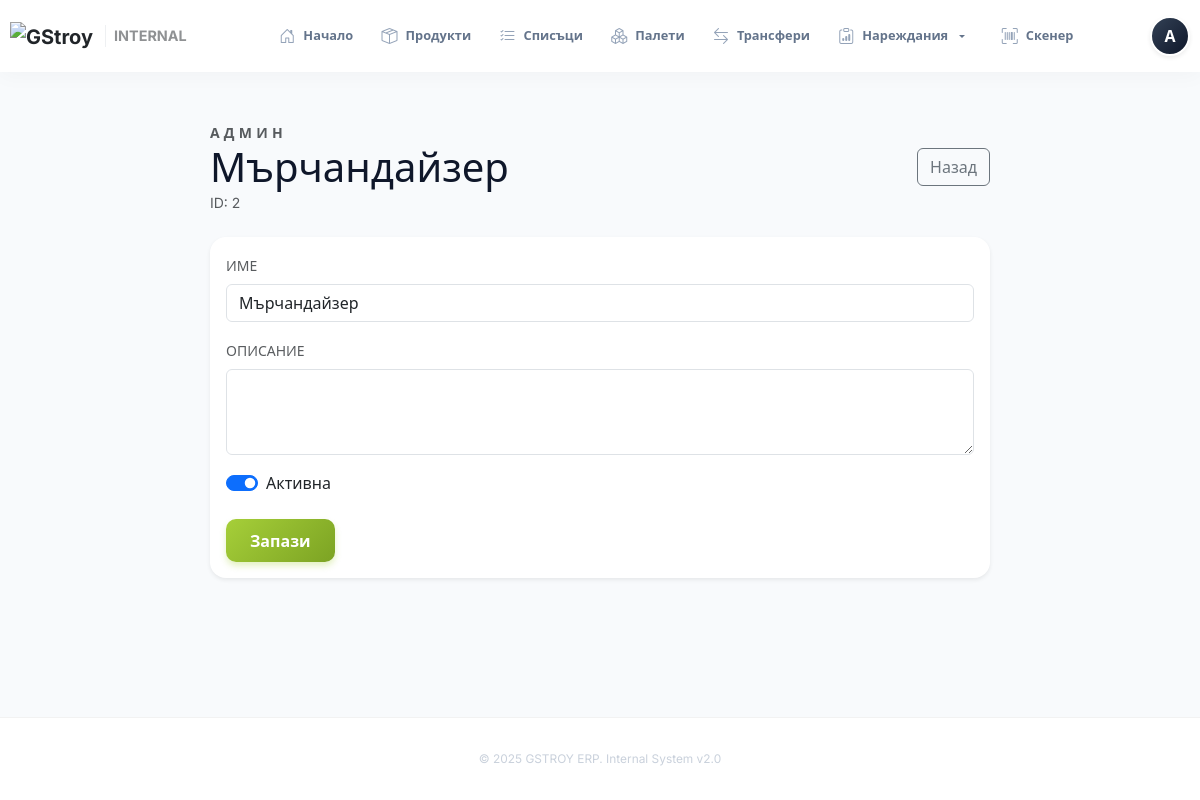
/admin/roles/2 (signed in), run on the app's committed database.
### models.py (models this page shows)
class User(UserMixin, Base):
    __tablename__ = "users"
    id = Column(Integer, primary_key=True)
    username = Column(String(64), unique=True, nullable=False)
    full_name = Column(String(255), nullable=False)
    password_hash = Column(String(255), nullable=False, default="")
    can_assign_orders = Column(Boolean, default=False)
    can_prepare_orders = Column(Boolean, default=True)
    can_view_competitor_prices = Column(Boolean, default=False)
    is_admin = Column(Boolean, default=False)
    is_active = Column(Boolean, default=True)
    default_warehouse_id = Column(Integer, ForeignKey("warehouses.id"))
    email = Column(String(255), unique=True)
    phone = Column(String(32))
    employee_number = Column(String(64), unique=True)
    is_staff = Column(Boolean, default=False)
    manager_id = Column(Integer, ForeignKey("users.id"))
    assigned_warehouse_id = Column(Integer, ForeignKey("warehouses.id"))
    registered_at = Column(DateTime, default=datetime.utcnow, nullable=False)
    last_login_at = Column(DateTime)
    service_points = relationship(
        "ServicePoint",
        secondary=user_service_points,
        back_populates="users",
    )
    assignments = relationship("StockOrderAssignment", back_populates="user")
    scan_tasks = relationship("ScanTask", back_populates="created_by")
    authored_lists = relationship("ProductList", back_populates="created_by")
    default_warehouse = relationship("Warehouse", foreign_keys=[default_warehouse_id])
    assigned_warehouse = relationship("Warehouse", foreign_keys=[assigned_warehouse_id], back_populates="assigned_staff")
    manager = relationship("User", remote_side=[id], back_populates="subordinates")
    subordinates = relationship("User", back_populates="manager")
    roles = relationship("Role", secondary=user_roles, back_populates="users")
    access_windows = relationship("AccessWindow", secondary=access_window_users, back_populates="users")

class Role(Base):
    __tablename__ = "roles"
    id = Column(Integer, primary_key=True)
    name = Column(String(128), unique=True, nullable=False)
    slug = Column(String(128), unique=True)
    description = Column(Text)
    is_active = Column(Boolean, default=True)
    users = relationship("User", secondary=user_roles, back_populates="roles")
    access_windows = relationship("AccessWindow", secondary=access_window_roles, back_populates="roles")

### app/blueprints/admin.py (the view, shortened to what this page needs)
@admin_bp.route("/roles/<int:role_id>", methods=["GET", "POST"])
def role_detail(role_id):
    require_admin()
    session = g.db
    role = session.get(Role, role_id)
    if not role:
        return render_template("404.html"), 404
    return render_template("admin_role_detail.html", role=role)

### app/blueprints/auth.py (called while the page is built)
@login_manager.user_loader
def load_user(user_id: str | int | None):
    if not user_id:
        return None
    session = SessionLocal()
    try:
        return session.get(User, int(user_id))
    finally:
        session.close()

### helpers.py (called while the page is built)
def require_admin():
    user = getattr(g, "current_user", None)
    if not user or not getattr(user, "is_admin", False):
        abort(403)

### templates/admin_role_detail.html (shortened to what this page needs)
{% extends "base.html" %}
{% block content %}
<div class="container-fluid py-4" style="max-width: 800px;">
    <div class="d-flex justify-content-between align-items-center mb-4">
        <div>
            <span class="text-uppercase fw-bold text-muted small" style="letter-spacing: 0.3em;">Админ</span>
            <h1 class="m-0">{{ role.name }}</h1>
            <p class="text-muted small mb-0">ID: {{ role.id }}</p>
        </div>
        <a href="{{ url_for('admin.roles_panel') }}" class="btn btn-outline-secondary">Назад</a>
    </div>
    <div class="card border-0 shadow-sm">
        <div class="card-body">
            <form method="post">
                <div class="mb-3">
                    <label class="form-label small text-uppercase text-muted">Име</label>
                    <input type="text" name="name" value="{{ role.name }}" class="form-control" required>
                </div>
                <div class="mb-3">
                    <label class="form-label small text-uppercase text-muted">Описание</label>
                    <textarea name="description" rows="3" class="form-control">{{ role.description or '' }}</textarea>
                </div>
                <div class="form-check form-switch mb-4">
                    <input type="checkbox" class="form-check-input" id="role-active" name="is_active" value="1" {% if role.is_active %}checked{% endif %}>
                    <label class="form-check-label" for="role-active">Активна</label>
                </div>
                <button class="btn btn-brand-new">Запази</button>
            </form>
        </div>
    </div>
</div>
{% endblock %}

### templates/base.html (shortened to what this page needs)
<!doctype html>
<html lang="bg" class="h-100">
  <head>
    <link href="https://cdn.jsdelivr.net/npm/bootstrap@5.3.2/dist/css/bootstrap.min.css" rel="stylesheet">
    <link rel="stylesheet" href="https://cdn.jsdelivr.net/npm/bootstrap-icons@1.11.1/font/bootstrap-icons.css">
    <link rel="stylesheet" href="{{ url_for('static', filename='styles.css') }}">
  </head>
  <body class="d-flex flex-column h-100">
    {% if current_user and current_user.is_authenticated %}
    <nav class="navbar navbar-expand-lg desktop-header">
      <div class="container-fluid px-3 px-lg-4">
        <a class="navbar-brand d-flex align-items-center gap-2 fw-bold text-dark" href="{{ url_for('main.index') }}">
          <img src="https://internal.gstroy.bg/static/assets/images/GStroy-logo.svg" alt="GStroy" height="28">
          <span class="d-none d-xl-inline opacity-50 border-start ps-2 ms-1" style="font-size: 0.9rem;">INTERNAL</span>
        </a>
        <div class="collapse navbar-collapse desktop-nav-links">
          <ul class="navbar-nav mx-auto align-items-center">
            <li class="nav-item">
                <a class="nav-link-modern {{ 'active' if request.endpoint == 'main.index' }}" href="{{ url_for('main.index') }}">
                    <i class="bi bi-house-door"></i> Начало
                </a>
            </li>
            <li class="nav-item">
                <a class="nav-link-modern {{ 'active' if request.endpoint == 'products' }}" href="{{ url_for('products.products') }}">
                    <i class="bi bi-box-seam"></i> Продукти
                </a>
            </li>
            <li class="nav-item">
                <a class="nav-link-modern {{ 'active' if 'simple_list' in request.endpoint }}" href="{{ url_for('logistics.simple_list_index') }}">
                    <i class="bi bi-list-check"></i> Списъци
                </a>
            </li>
            <li class="nav-item">
                <a class="nav-link-modern {{ 'active' if 'pallet' in request.endpoint }}" href="{{ url_for('logistics.pallet_list') }}">
                    <i class="bi bi-boxes"></i> Палети
                </a>
            </li>
            <li class="nav-item">
                <a class="nav-link-modern {{ 'active' if 'transfer' in request.endpoint }}" href="{{ url_for('logistics.transfers') }}">
                    <i class="bi bi-arrow-left-right"></i> Трансфери
                </a>
            </li>
            <li class="nav-item dropdown">
                <a class="nav-link-modern dropdown-toggle {{ 'active' if 'stock_orders' in request.endpoint or 'ppp' in request.endpoint }}" href="#" data-bs-toggle="dropdown">
                    <i class="bi bi-clipboard-data"></i> Нареждания
                </a>
            </li>
            <li class="nav-item ms-2">
                <a class="nav-link-modern {{ 'active' if 'scan_task' in request.endpoint }}" href="{{ url_for('scanning.scan_task_list') }}">
                    <i class="bi bi-upc-scan"></i> Скенер
                </a>
            </li>
          </ul>
        </div>
        <div class="d-none d-lg-flex align-items-center gap-3">
            {% if current_user and current_user.is_authenticated %}
              <div class="dropdown">
                <a href="#" class="d-flex align-items-center text-decoration-none" data-bs-toggle="dropdown">
                  <div class="rounded-circle bg-dark text-white d-flex align-items-center justify-content-center fw-bold shadow-sm border border-2 border-white"
                       style="width: 40px; height: 40px; background: linear-gradient(135deg, #334155 0%, #0f172a 100%);">
                    {{ current_user.full_name[:1] }}
                  </div>
                </a>
              </div>
            {% else %}
              <a class="btn btn-brand-new btn-sm px-4" href="{{ url_for('auth.login') }}">Вход</a>
            {% endif %}
        </div>
      </div>
    </nav>
    {% endif %}
    <main class="flex-shrink-0 fade-in flex-grow-1">
        <div class="container py-3 py-lg-4 px-3 px-lg-4">
            {% block content %}{% endblock %}
        </div>
    </main>
    <footer class="main-footer text-center d-none d-lg-block">
        <div class="container">
            <p class="mb-0 opacity-50 small">&copy; 2025 GSTROY ERP. Internal System v2.0</p>
        </div>
    </footer>
  </body>
</html>

### static/styles.css (style rules this page uses)
:root { --brand-green: #a6cf39; --brand-green-dark: #7ca323; --brand-dark: #0f172a; --brand-gray: #64748b; --brand-bg: #f8fafc; --brand-surface: #ffffff; --surface-glass: rgba(255, 255, 255, 0.75); --header-height: 72px; --bottom-nav-height: 68px; --shadow-subtle: 0 2px 10px rgba(0,0,0,0.03); --shadow-card: 0 10px 30px -5px rgba(166, 207, 57, 0.15); --shadow-float: 0 20px 40px -5px rgba(0, 0, 0, 0.05); }
html, body { height: 100%; background-color: var(--brand-bg); font-family: "Inter", system-ui, -apple-system, sans-serif; color: var(--brand-dark); -webkit-font-smoothing: antialiased; -webkit-tap-highlight-color: transparent; }
body { padding-top: var(--header-height); padding-bottom: calc(var(--bottom-nav-height) + env(safe-area-inset-bottom) + 20px); display: flex; flex-direction: column; min-height: 100vh; }
main { flex: 1 0 auto; width: 100%; display: flex; flex-direction: column; }
@media (min-width: 992px) { body { padding-bottom: 0; } }
a, .nav-link, .btn-link, .dropdown-item { text-decoration: none !important; }
ul { list-style: none; padding: 0; margin: 0; }
.fade-in { animation: fadeIn 0.5s cubic-bezier(0.16, 1, 0.3, 1) forwards; }
.desktop-header { background: rgba(255, 255, 255, 0.85); backdrop-filter: blur(20px); -webkit-backdrop-filter: blur(20px); border-bottom: 1px solid rgba(0, 0, 0, 0.06); height: var(--header-height); position: fixed; top: 0; left: 0; right: 0; z-index: 1030; transition: all 0.3s ease; }
.nav-link-modern { position: relative; display: flex; align-items: center; gap: 8px; padding: 0.6rem 1rem; margin: 0 2px; font-size: 0.9rem; font-weight: 600; color: var(--brand-gray); border-radius: 12px; transition: all 0.2s cubic-bezier(0.34, 1.56, 0.64, 1); background: transparent; border: 1px solid transparent; }
.nav-link-modern i { font-size: 1.1rem; color: #94a3b8; transition: color 0.2s; }
.btn-brand-new { background: linear-gradient(135deg, #a6cf39 0%, #7ca323 100%); color: #fff !important; border: none; border-radius: 10px; padding: 0.6rem 1.5rem; font-weight: 600; box-shadow: 0 4px 6px rgba(166, 207, 57, 0.3); transition: all 0.3s ease; }
.modern-card, .card { background: #fff; border: 1px solid rgba(0,0,0,0.04); border-radius: 16px; overflow: hidden; transition: all 0.3s cubic-bezier(0.4, 0, 0.2, 1); box-shadow: 0 10px 15px -3px rgba(0, 0, 0, 0.05), 0 4px 6px -2px rgba(0, 0, 0, 0.02); display: flex; flex-direction: column; }
.main-footer { flex-shrink: 0; padding: 2rem 0; border-top: 1px solid rgba(0,0,0,0.05); background: #fff; color: #94a3b8; font-size: 0.85rem; position: relative; z-index: 10; }
:root { --bottom-nav-height: 74px; }
body { padding-bottom: 0; }
@media (min-width: 992px) and (max-width: 1350px) { .nav-link-modern { padding: 0.5rem 0.7rem !important; font-size: 0.8rem !important; } }
@media (min-width: 992px) and (max-width: 1350px) { .nav-link-modern i { font-size: 1rem !important; } }
@media (min-width: 992px) and (max-width: 1350px) { .container-fluid { padding-left: 10px !important; padding-right: 10px !important; } }
.desktop-header { background: rgba(255, 255, 255, 0.95) !important; backdrop-filter: blur(10px); -webkit-backdrop-filter: blur(10px); border-bottom: none; box-shadow: 0 4px 20px rgba(0, 0, 0, 0.03); position: fixed; top: 0; left: 0; right: 0; z-index: 1030; }
.nav-link-modern { border-radius: 50rem; padding: 0.6rem 1.2rem; color: #64748b; font-weight: 600; transition: all 0.2s ease; white-space: nowrap; }

### data on the page
User: full_name "А"
Role: name "Мърчандайзер", id "2", is_active "☑"
